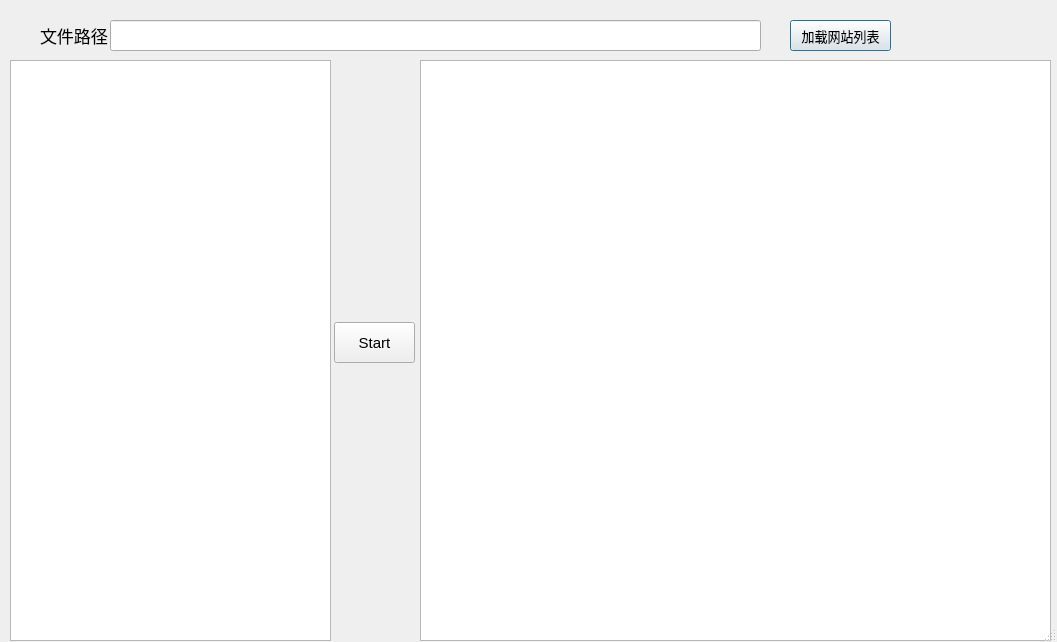
<?xml version="1.0" encoding="UTF-8"?>
<ui version="4.0">
 <class>Dialog</class>
 <widget class="QDialog" name="Dialog">
  <property name="geometry">
   <rect>
    <x>0</x>
    <y>0</y>
    <width>1057</width>
    <height>642</height>
   </rect>
  </property>
  <property name="windowTitle">
   <string>Injection_points</string>
  </property>
  <property name="sizeGripEnabled">
   <bool>true</bool>
  </property>
  <widget class="QLineEdit" name="lE_1">
   <property name="geometry">
    <rect>
     <x>110</x>
     <y>20</y>
     <width>651</width>
     <height>31</height>
    </rect>
   </property>
  </widget>
  <widget class="QLabel" name="lb_1">
   <property name="geometry">
    <rect>
     <x>40</x>
     <y>20</y>
     <width>71</width>
     <height>31</height>
    </rect>
   </property>
   <property name="font">
    <font>
     <pointsize>13</pointsize>
    </font>
   </property>
   <property name="text">
    <string>文件路径</string>
   </property>
  </widget>
  <widget class="QPushButton" name="b_1">
   <property name="geometry">
    <rect>
     <x>790</x>
     <y>20</y>
     <width>101</width>
     <height>31</height>
    </rect>
   </property>
   <property name="font">
    <font>
     <pointsize>10</pointsize>
    </font>
   </property>
   <property name="text">
    <string>加载网站列表</string>
   </property>
  </widget>
  <widget class="QPushButton" name="b_2">
   <property name="geometry">
    <rect>
     <x>334</x>
     <y>322</y>
     <width>81</width>
     <height>41</height>
    </rect>
   </property>
   <property name="font">
    <font>
     <pointsize>11</pointsize>
    </font>
   </property>
   <property name="text">
    <string>Start</string>
   </property>
  </widget>
  <widget class="QListWidget" name="lW_1">
   <property name="geometry">
    <rect>
     <x>10</x>
     <y>60</y>
     <width>321</width>
     <height>581</height>
    </rect>
   </property>
   <property name="currentRow">
    <number>-1</number>
   </property>
  </widget>
  <widget class="QListWidget" name="lW_2">
   <property name="geometry">
    <rect>
     <x>420</x>
     <y>60</y>
     <width>631</width>
     <height>581</height>
    </rect>
   </property>
  </widget>
 </widget>
 <resources/>
 <connections/>
</ui>
